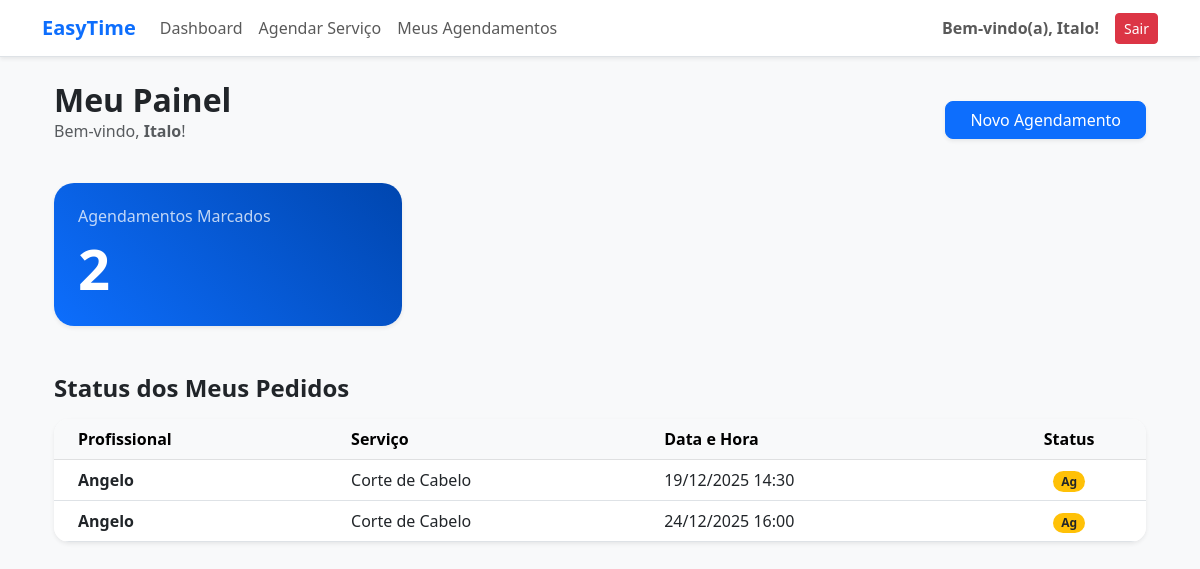
Screenshot of / (signed in) with the database file from the repository.
### usuarios/models.py (models this page shows, shortened)
class CustomUser(AbstractUser):
    TIPO_CHOICES = (
        ('cliente', 'Cliente'),
        ('profissional', 'Profissional'),
    )
    tipo = models.CharField(max_length=15, choices=TIPO_CHOICES, default='cliente')

### agendamentos/models.py (models this page shows, shortened)
class Agendamento(models.Model):
    STATUS_CHOICES = [
        ('AG', 'Agendado'),
        ('PE', 'Pendente'),
        ('CA', 'Cancelado'),
        ('RE', 'Realizado'),
    ]
    usuario = models.ForeignKey(settings.AUTH_USER_MODEL, on_delete=models.CASCADE, related_name='agendamentos', null=True)
    servico = models.ForeignKey(Servico, on_delete=models.PROTECT)
    funcionario = models.ForeignKey(Funcionario, on_delete=models.PROTECT, null=True, blank=True)
    data_horario = models.DateTimeField()
    status = models.CharField(
        max_length=2,
        choices=STATUS_CHOICES,
        default='PE'
    )
    observacoes = models.TextField(blank=True)
    created_at = models.DateTimeField(auto_now_add=True)
    updated_at = models.DateTimeField(auto_now=True)
    class Meta:
        ordering = ['data_horario']

### funcionarios/models.py (models this page shows, shortened)
class Funcionario(models.Model):
    user = models.OneToOneField(
        settings.AUTH_USER_MODEL,
        on_delete=models.CASCADE,
        related_name='perfil_funcionario'
    )
    especialidades = models.ManyToManyField(
        Servico,
        blank=True,
        related_name='funcionarios_especialistas'
    )
    telefone = models.CharField(max_length=21, blank=True, null=True)
    foto = models.ImageField(upload_to='funcionarios/', blank=True, null=True)

### servicos/models.py (models this page shows, shortened)
class Servico(models.Model):
    nome = models.CharField(max_length=100)
    descricao = models.TextField(blank=True, null=True)
    preco = models.DecimalField(max_digits=6, decimal_places=2)
    duracao = models.IntegerField(help_text="Duração do serviço em minutos.")
    class Meta:
        verbose_name = "Serviço"
        verbose_name_plural = "Serviços"

### painel/views.py (the view)
# urls.py: path('', views.dashboard, name='dashboard'),
@login_required
def dashboard(request):
    user = request.user
    hoje = timezone.now().date()
    data_get = request.GET.get('data')
    if data_get:
        try:
            data_selecionada = datetime.strptime(data_get, '%Y-%m-%d').date()
        except ValueError:
            data_selecionada = hoje
    else:
        data_selecionada = hoje
    if user.tipo == 'cliente':
        agendamentos = Agendamento.objects.filter(usuario=user).order_by('data_horario')
        template = 'painel/dashboard_cliente.html'
    else:
        agendamentos = Agendamento.objects.filter(
            funcionario__user=user,
            data_horario__date=data_selecionada
        ).order_by('data_horario')
        template = 'painel/dashboard_funcionario.html'
    context = {
        'agendamentos': agendamentos,
        'total_futuros': agendamentos.count(),
        'servicos_disponiveis': Servico.objects.all(),
        'perfil_funcionario': getattr(user, 'funcionario', None),
        'data_hoje': hoje,
        'data_selecionada': data_selecionada,
    }
    return render(request, template, context)

### painel/templates/painel/dashboard_cliente.html
{% extends 'painel/base.html' %}
{% block content %}
<div class="container mt-4">
    <div class="d-flex justify-content-between align-items-center mb-4">
        <div>
            <h2 class="fw-bold mb-0">Meu Painel</h2>
            <p class="text-muted">Bem-vindo, <strong>{{ request.user.get_full_name|default:request.user.username }}</strong>!</p>
        </div>
        <a href="/agendamentos/agendar/" class="btn btn-primary shadow-sm px-4 rounded-3">Novo Agendamento</a>
    </div>
    <div class="row mb-5">
        <div class="col-md-4">
            <div class="card p-4 shadow-sm border-0 text-white" style="background: linear-gradient(45deg, #0d6efd, #0046af); border-radius: 20px;">
                <h6 class="opacity-75">Agendamentos Marcados</h6>
                <p class="display-4 fw-bold mb-0">{{ total_futuros }}</p>
            </div>
        </div>
    </div>
    <h4 class="fw-bold mb-3">Status dos Meus Pedidos</h4>
    <div class="card shadow-sm border-0" style="border-radius: 15px; overflow: hidden;">
        <div class="table-responsive">
            <table class="table table-hover align-middle mb-0">
                <thead class="table-light">
                    <tr>
                        <th class="ps-4">Profissional</th>
                        <th>Serviço</th>
                        <th>Data e Hora</th>
                        <th class="text-center">Status</th>
                    </tr>
                </thead>
                <tbody>
                    {% for a in agendamentos %}
                    <tr>
                        <td class="ps-4">
                            <strong>{{ a.funcionario.user.get_full_name|default:a.funcionario.user.username }}</strong>
                        </td>
                        <td>{{ a.servico.nome }}</td>
                        <td>{{ a.data_horario|date:"d/m/Y H:i" }}</td>
                        <td class="text-center">
                            <span class="badge rounded-pill {% if a.status == 'confirmado' or a.status == 'Agendado' %}bg-success{% elif a.status == 'cancelado' %}bg-danger{% else %}bg-warning text-dark{% endif %}">
                                {{ a.status|title }}
                            </span>
                        </td>
                    </tr>
                    {% empty %}
                    <tr><td colspan="4" class="text-center py-5 text-muted">Você ainda não tem agendamentos.</td></tr>
                    {% endfor %}
                </tbody>
            </table>
        </div>
    </div>
</div>
{% endblock %}

### painel/templates/painel/base.html (shortened to what this page needs)
{% load static %}
<!DOCTYPE html>
<html lang="pt-br">
<head>
    <link href="https://cdn.jsdelivr.net/npm/bootstrap@5.3.0/dist/css/bootstrap.min.css" rel="stylesheet">
    <link rel="stylesheet" href="https://cdnjs.cloudflare.com/ajax/libs/font-awesome/6.0.0-beta3/css/all.min.css">
</head>
<body>
    <nav class="navbar navbar-expand-lg navbar-light shadow-sm">
        <div class="container-fluid container">
            <a class="navbar-brand fw-bold text-primary" href="{% url 'painel:dashboard' %}">EasyTime</a>
            <div class="collapse navbar-collapse" id="navbarNav">
                <ul class="navbar-nav me-auto mb-2 mb-lg-0">
                    <li class="nav-item"><a class="nav-link" href="{% url 'painel:dashboard' %}">Dashboard</a></li>
                    {% if request.user.tipo == 'cliente' %}
                        <li class="nav-item"><a class="nav-link" href="{% url 'agendamentos:criar_agendamento' %}">Agendar Serviço</a></li>
                        <li class="nav-item"><a class="nav-link" href="{% url 'agendamentos:listar' %}">Meus Agendamentos</a></li>
                    {% endif %}
                </ul>
                <div class="d-flex align-items-center">
                    <span class="navbar-text me-3 fw-bold">
                        Bem-vindo(a), {{ request.user.first_name|default:request.user.username }}!
                    </span>
                    <form method="post" action="{% url 'usuarios:logout' %}" style="display: inline;">
                        <button type="submit" class="btn btn-danger btn-sm">Sair</button>
                    </form>
                </div>
            </div>
        </div>
    </nav>
    <div class="container mt-4">
        {% block content %}
        {% endblock %}
    </div>
</body>
</html>

### painel/templates/painel/base.html (style rules this page uses)
body { background-color: #f8f9fa; }
.navbar { background-color: #ffffff; border-bottom: 1px solid #dee2e6; }

### rows the page displays
CustomUser: user.first_name "Italo", user.get_full_name "Italo"
Agendamento: funcionario.user.get_full_name "Angelo", servico.nome "Corte de Cabelo", data_horario "19/12/2025 14:30", status "Ag"
Agendamento: funcionario.user.get_full_name "Angelo", servico.nome "Corte de Cabelo", data_horario "24/12/2025 16:00", status "Ag"

### other values shown
{{ total_futuros }} "2"
